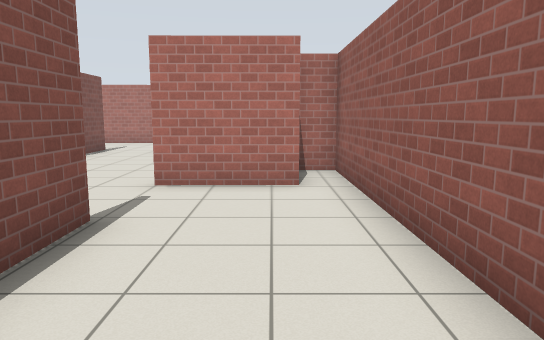
view 1 (above)

24 first-person views from a walk through a Gazebo world. The camera is 1.2 m above the floor, tilts 8° down and sees 70° across. The floor is counted in squares, 1 m on a side. Each view is taken from the middle of a square. On the plan, view 1 faces up. The plan holds only what a view shows up to about 15 squares ahead; the rest is blank. Simple patterns stand in for the simulator's built-in surfaces.

view 2
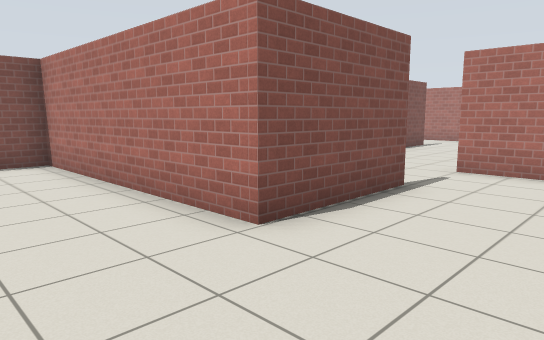

view 3
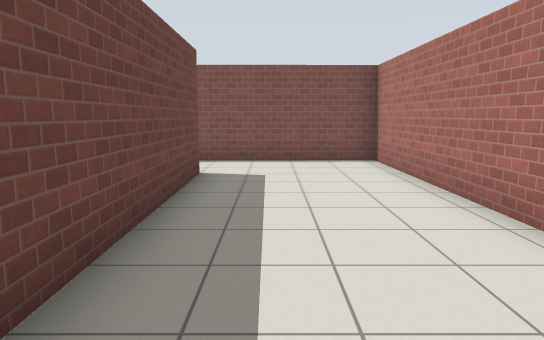

view 4
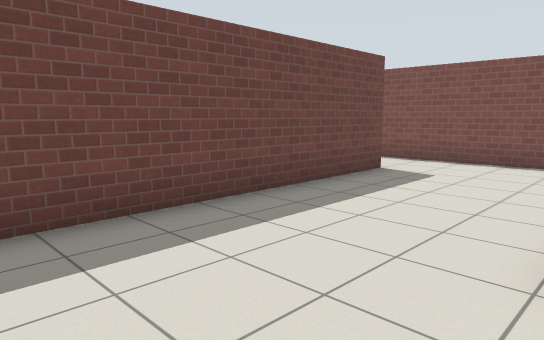

view 5
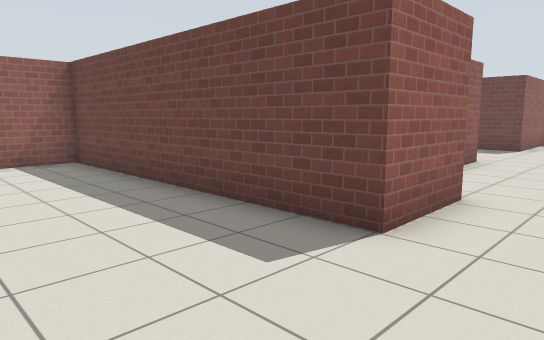

view 6
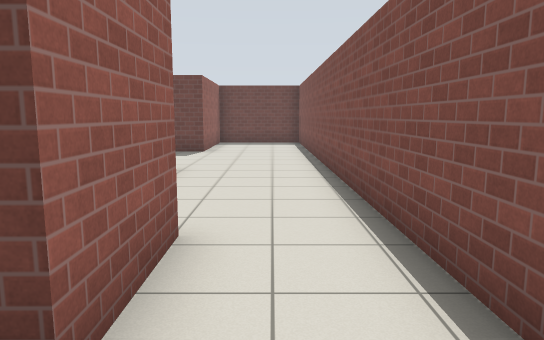

view 7
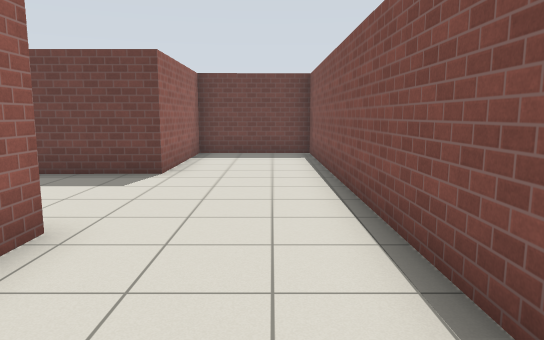

view 8
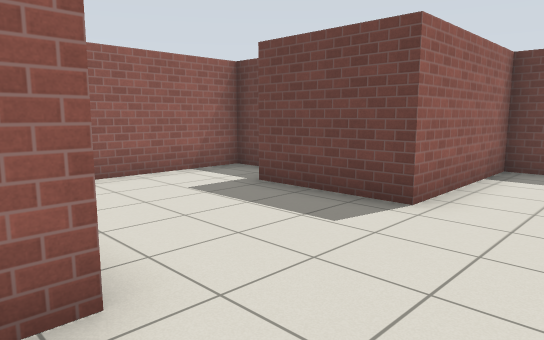

view 9
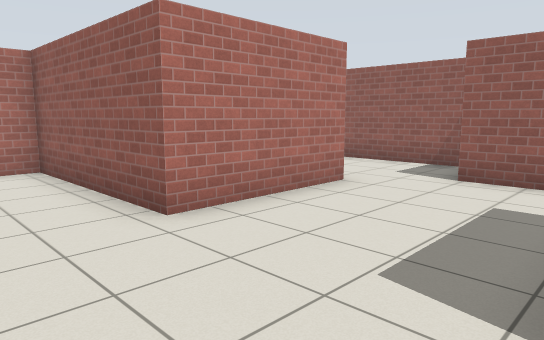

view 10
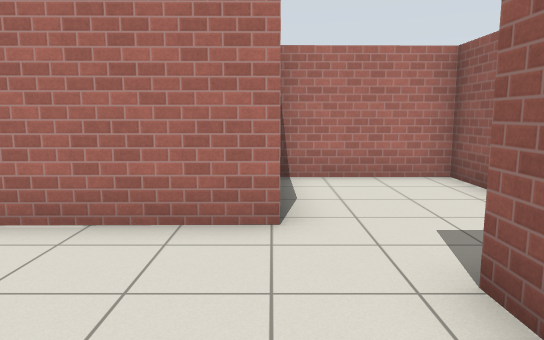

view 11
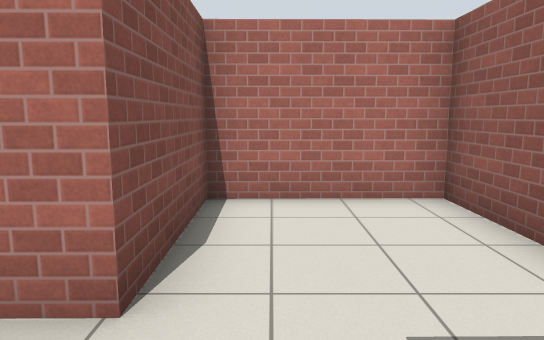

view 12
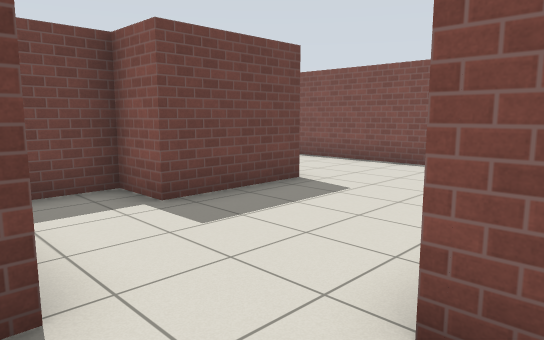

view 13
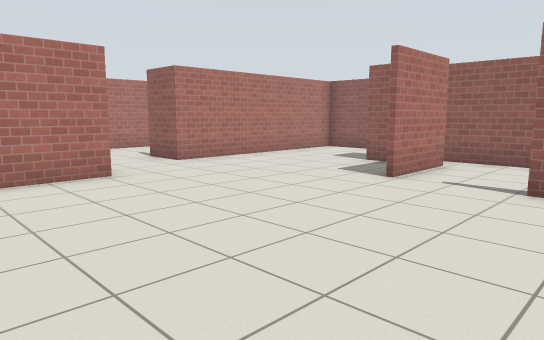

view 14
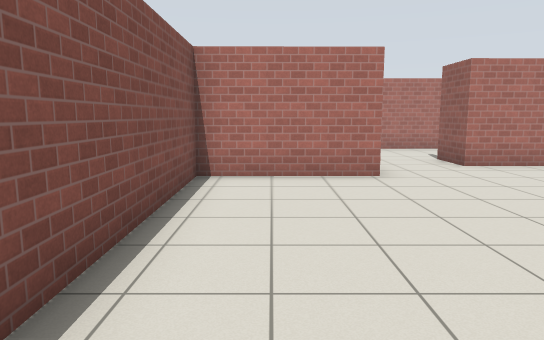

view 15
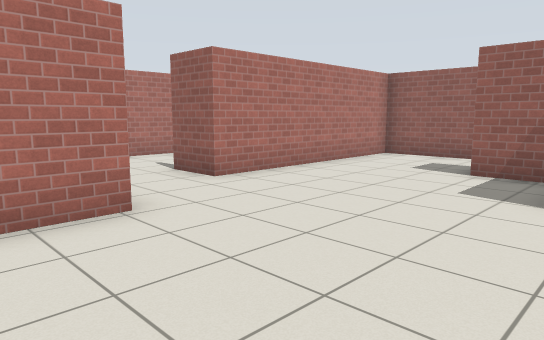

view 16
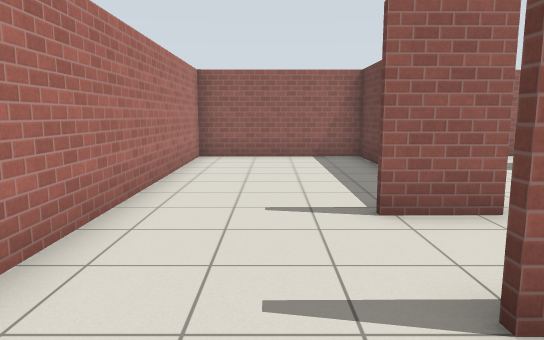

view 17
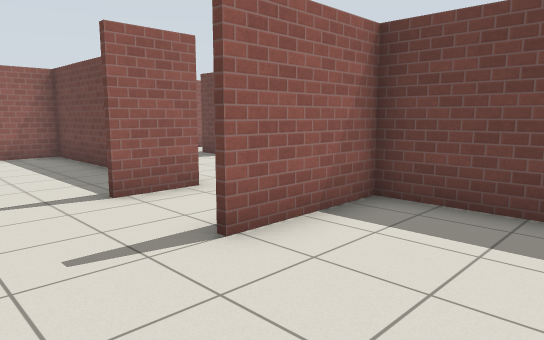

view 18
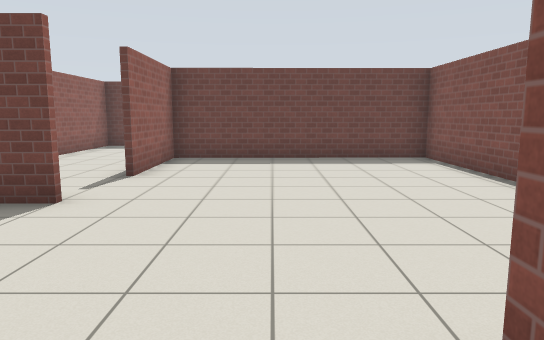

view 19
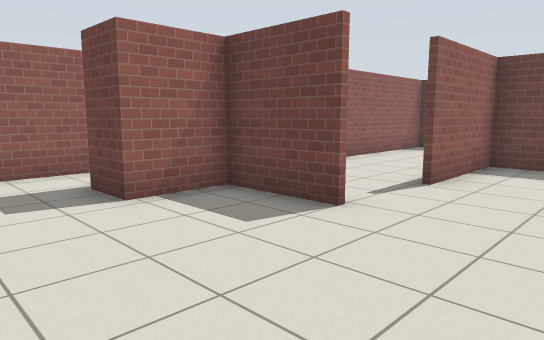

view 20
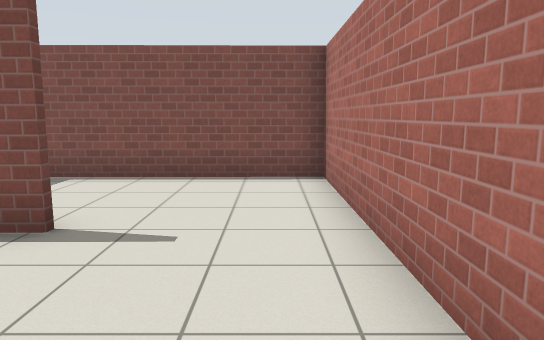

view 21
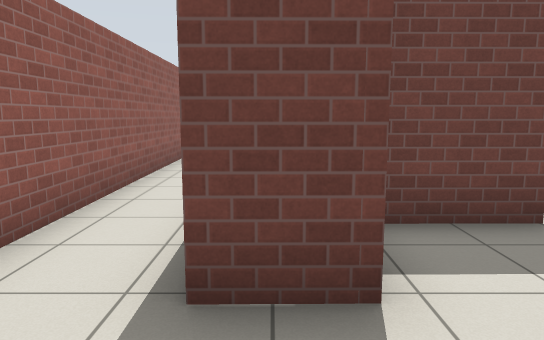

view 22
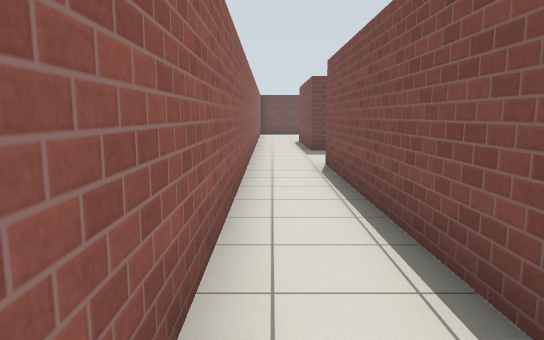

view 23
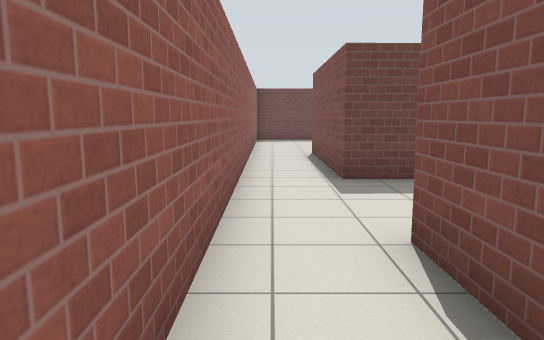

view 24
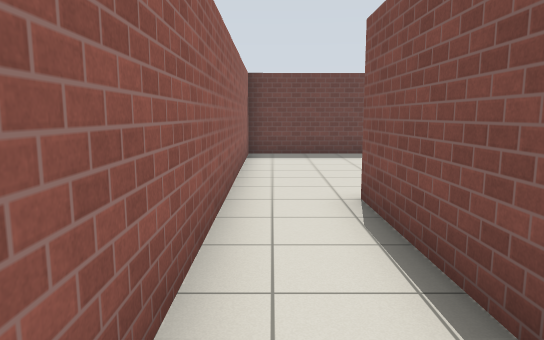

### Floor plan
Points are (right, up) in squares from view 1. A wall is a line through its corners. A room is listed if a view was taken in it or the views show most of it. See-through windows are left out.
Room 1 (views 1, 2, 3, 4, 5, 6)
walls: (-2.1, 4.4) (-2, 0.8) (-9.5, 0.8); (-9.4, 1) (-9.3, -6.4); (-7.1, -5.9) (-7.1, -3.5) (1.5, -3.4) (1.4, 8.5) (0.6, 8.5); (0.5, 6.6) (-2.1, 6.6)
ways out: opening at (-8.5, -6) to room 2; opening at (-2, 5.5) to room 4
Room 2 (views 7, 8, 9, 10, 11)
walls: (-1.9, -10.8) (-5.8, -10.9) (-5.8, -5.8); (-9.3, -6.4) (-9.2, -19.4) (-5.7, -19.4) (-5.7, -15) (-2.7, -14.9) (-2.7, -16.3) (-0.5, -16.3) (-0.5, -12.3)
ways out: opening at (-8.5, -6) to room 1; opening at (-1, -11) to room 3
Room 3 (view 12)
walls: (1.6, -11.8) (1.5, -7.4) (-2, -7.5) (-1.9, -10.8)
ways out: opening at (-1, -11) to room 2
Room 4 (views 13, 14, 15, 19, 21, 22, 23)
walls: (-2.1, 6.8) (0.3, 6.8) (0.3, 8.6) (1.6, 8.7); (-5.8, 10.7) (-9.6, 10.6); (1.6, 4.2) (1.7, -3.7); (-9.5, 11) (-9.4, 1); (-9.5, 0.9) (-2.2, 1) (-2.2, 4.4); (3.6, 12.3) (-3.4, 12.2); (3.6, -3.6) (3.4, 12.1)
ways out: opening at (-2, 5.5) to room 1; opening at (-4.5, 12.5) to room 5; opening at (3, -4) to room 6
Room 5 (views 16, 17, 18, 20)
walls: (-3.4, 12.2) (-3.4, 13.8); (-5.9, 13.8) (-5.8, 10.7); (-0.1, 12.4) (3.6, 12.4); (-8.2, 10.8) (-6, 10.8) (-6, 13.8); (3.4, 12.1) (3.4, 17.1) (-9.6, 17) (-9.5, 11)
ways out: opening at (-4.5, 12.5) to room 4
Room 6 (view 24)
walls: (0.2, -7.3) (1.7, -7.3) (1.8, -12.7); (3.6, -12.6) (3.6, -3.6)
ways out: opening at (3, -4) to room 4; opening at (3, -12)

Where each view was taken, in squares from view 1:
view 1: 0 up, 0 right, facing up
view 2: 2 down, 1 right, facing up-left
view 3: 2 down, 1 right, facing left
view 4: 1 up, 1 right, facing down-left
view 5: 0 up, 9 left, facing down-right
view 6: 2 down, 8 left, facing down
view 7: 7 down, 8 left, facing down
view 8: 10 down, 8 left, facing down-right
view 9: 15 down, 8 left, facing up-right
view 10: 15 down, 2 left, facing up
view 11: 13 down, 1 left, facing up
view 12: 10 down, 0 right, facing down-left
view 13: 3 up, 9 left, facing up-right
view 14: 3 up, 8 left, facing up
view 15: 6 up, 8 left, facing up-right
view 16: 15 up, 8 left, facing right
view 17: 16 up, 9 left, facing down-right
view 18: 12 up, 5 left, facing down
view 19: 11 up, 5 left, facing down-right
view 20: 16 up, 2 left, facing left
view 21: 11 up, 1 right, facing down
view 22: 6 up, 3 right, facing down
view 23: 0 up, 3 right, facing down
view 24: 7 down, 3 right, facing down
